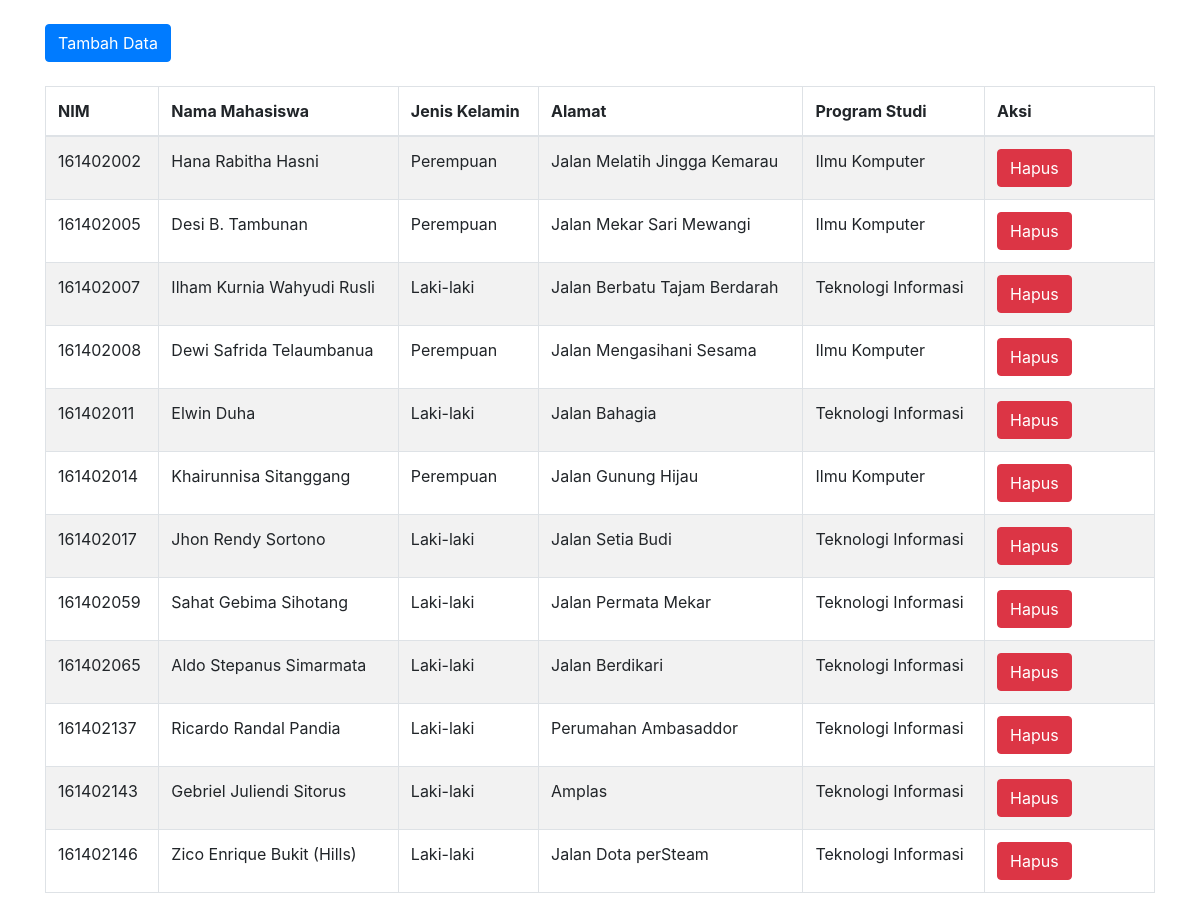
The page / on the database its author committed.
### tables this page shows
CREATE TABLE `data_mhs` (
  `nim` int(9) NOT NULL,
  `nama_mhs` varchar(100) DEFAULT NULL,
  `alamat` varchar(255) DEFAULT NULL,
  `jenis_kelamin` enum('Laki-laki','Perempuan') DEFAULT NULL,
  `prodi` varchar(50) DEFAULT NULL
);

### application/controllers/Mahasiswa.php (called while the page is built, shortened)
<?php
class Mahasiswa extends CI_Controller {
	function __construct(){
        $this->load->model('Model_mahasiswa');
    }
	public function index()
	{
		$data['data'] =$this->Model_mahasiswa->get_data();
		$this->load->view('tampil_data_mhs',$data);
	}
}

### index.php (called while the page is built, shortened)
<?php
require_once BASEPATH.'core/CodeIgniter.php';

### application/models/Model_mahasiswa.php (called while the page is built, shortened)
<?php
class Model_mahasiswa extends CI_Model {
	public function get_data(){
		return $this->db->get('data_mhs');
	}
}
?>

### application/views/tampil_data_mhs.php (the view, shortened to what this page needs)
<?php include 'header.php';?>
<body>
<div class="container">
	<br>
	<?php echo anchor('Mahasiswa/tambah', 'Tambah Data', 'class="btn btn-primary"');
	?>
	<br><br>
	<table id="datatable" class="table table-striped table-bordered">
		<thead>
			<tr>
			    <th>NIM</th>
			    <th>Nama Mahasiswa</th>
			    <th>Jenis Kelamin</th>
			    <th>Alamat</th>
			    <th>Program Studi</th>
			    <th>Aksi</th>
			</tr>
		</thead>
		<tbody>
			<?php foreach($data->result() as $row){
				echo "
				<tr>
				<td>$row->nim</td>
				<td>$row->nama_mhs</td>
				<td>$row->jenis_kelamin</td>
				<td>$row->alamat</td>
				<td>$row->prodi</td>
				";
				echo'
				<td width="170px">';
				echo"
				".anchor('Mahasiswa/delete/'.$row->nim,'Hapus','class="btn btn-danger"')."
				";
				echo'
				</td>
				</tr>';
			}
				?>
		</tbody>
	</table>
</div>
<?php include'footer.php'?>

### application/views/header.php (shortened to what this page needs)
?><!DOCTYPE html>
<html lang="en">
<head>
    <link rel="stylesheet" href="<?php echo base_url() ?>assets/css/bootstrap.min.css">
</head>

### application/views/footer.php (shortened to what this page needs)
</body>
</html>

### rows shown on the page
data_mhs: nim "161402002", nama_mhs "Hana Rabitha Hasni", jenis_kelamin "Perempuan", alamat "Jalan Melatih Jingga Kemarau", prodi "Ilmu Komputer", nim "Hapus"
data_mhs: nim "161402005", nama_mhs "Desi B. Tambunan", jenis_kelamin "Perempuan", alamat "Jalan Mekar Sari Mewangi", prodi "Ilmu Komputer", nim "Hapus"
data_mhs: nim "161402007", nama_mhs "Ilham Kurnia Wahyudi Rusli", jenis_kelamin "Laki-laki", alamat "Jalan Berbatu Tajam Berdarah", prodi "Teknologi Informasi", nim "Hapus"
data_mhs: nim "161402008", nama_mhs "Dewi Safrida Telaumbanua", jenis_kelamin "Perempuan", alamat "Jalan Mengasihani Sesama", prodi "Ilmu Komputer", nim "Hapus"
data_mhs: nim "161402011", nama_mhs "Elwin Duha", jenis_kelamin "Laki-laki", alamat "Jalan Bahagia", prodi "Teknologi Informasi", nim "Hapus"
data_mhs: nim "161402014", nama_mhs "Khairunnisa Sitanggang", jenis_kelamin "Perempuan", alamat "Jalan Gunung Hijau", prodi "Ilmu Komputer", nim "Hapus"
data_mhs: nim "161402017", nama_mhs "Jhon Rendy Sortono", jenis_kelamin "Laki-laki", alamat "Jalan Setia Budi", prodi "Teknologi Informasi", nim "Hapus"
data_mhs: nim "161402059", nama_mhs "Sahat Gebima Sihotang", jenis_kelamin "Laki-laki", alamat "Jalan Permata Mekar", prodi "Teknologi Informasi", nim "Hapus"
data_mhs: nim "161402065", nama_mhs "Aldo Stepanus Simarmata", jenis_kelamin "Laki-laki", alamat "Jalan Berdikari", prodi "Teknologi Informasi", nim "Hapus"
data_mhs: nim "161402137", nama_mhs "Ricardo Randal Pandia", jenis_kelamin "Laki-laki", alamat "Perumahan Ambasaddor", prodi "Teknologi Informasi", nim "Hapus"
data_mhs: nim "161402143", nama_mhs "Gebriel Juliendi Sitorus", jenis_kelamin "Laki-laki", alamat "Amplas", prodi "Teknologi Informasi", nim "Hapus"
data_mhs: nim "161402146", nama_mhs "Zico Enrique Bukit (Hills)", jenis_kelamin "Laki-laki", alamat "Jalan Dota perSteam", prodi "Teknologi Informasi", nim "Hapus"

### other values the page prints
anchor('Mahasiswa/tambah', 'Tambah Data', 'class="btn btn-primary"') "Tambah Data"
